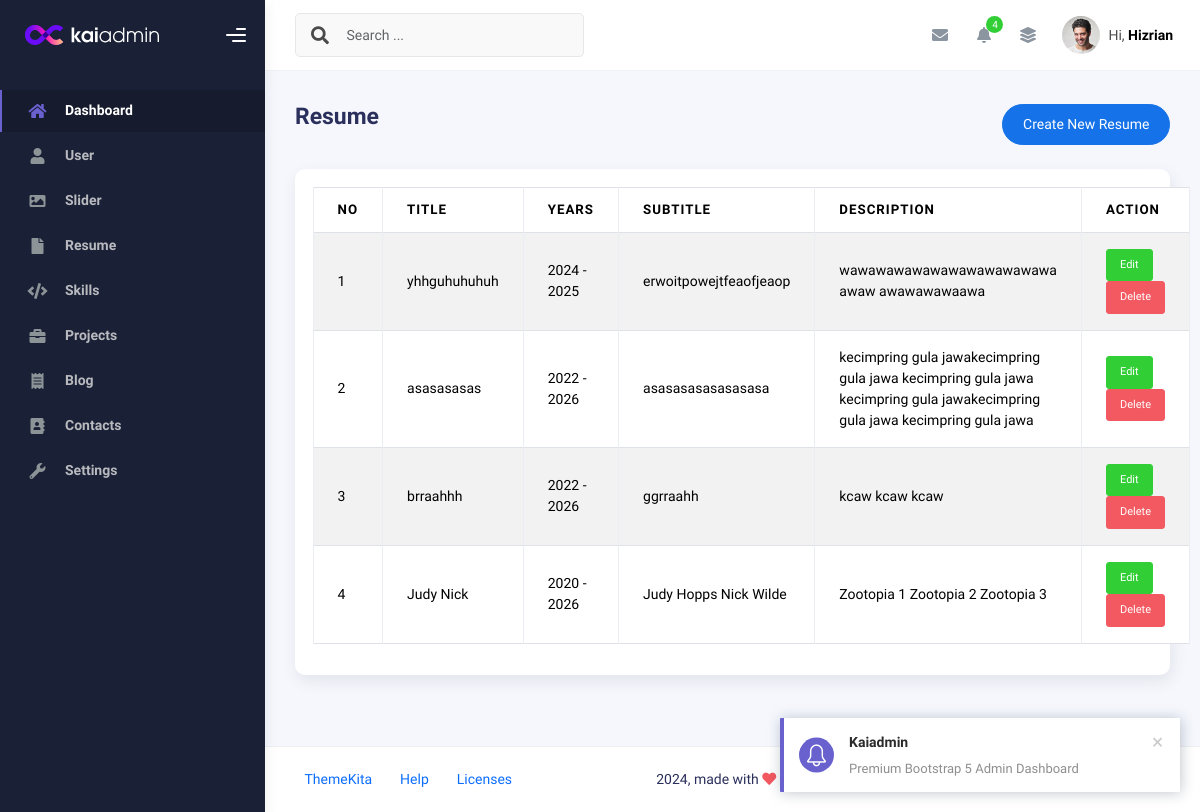
Page /admin/app.php?page=resume (signed in) on the earlier database version.
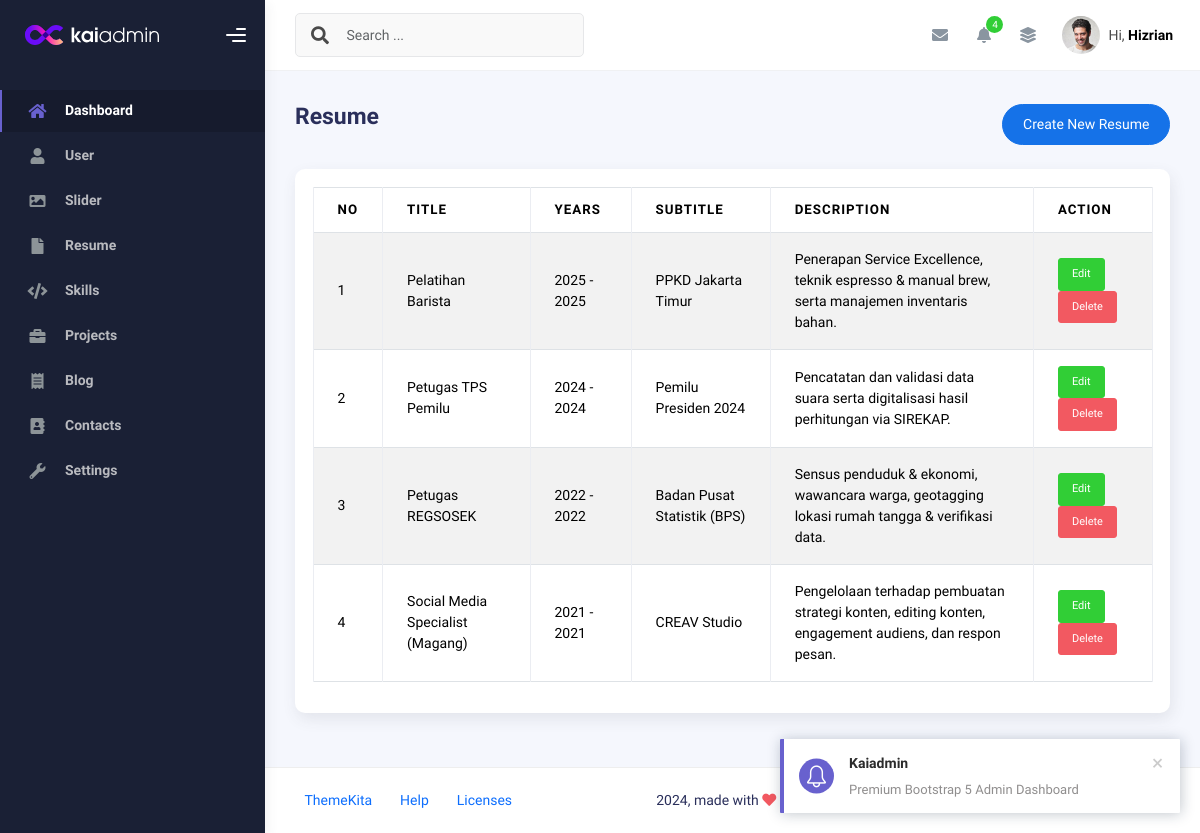
Same page on the later database version.
### tables this page shows
CREATE TABLE `resume` (
  `id` int(11) NOT NULL,
  `title` varchar(50) NOT NULL,
  `year_start` year(4) NOT NULL,
  `year_end` year(4) NOT NULL,
  `subtitle` varchar(50) NOT NULL,
  `description` text NOT NULL,
  `created_at` timestamp NOT NULL DEFAULT current_timestamp(),
  `updated_at` timestamp NULL DEFAULT NULL ON UPDATE current_timestamp()
);

### admin/resume.php (the view, shortened to what this page needs)
<?php
$query = mysqli_query($conn, "SELECT * FROM resume ORDER BY id DESC");
$rows = mysqli_fetch_all($query, MYSQLI_ASSOC);
?>
<div class="d-flex align-items-left align-items-md-center flex-column
            flex-md-row pt-2 pb-4">
  <div>
    <h3 class="fw-bold mb-3">Resume</h3>
  </div>
  <div class="ms-md-auto py-2 py-md-0">
    <a href="app.php?page=create-resume" class="btn btn-primary
              btn-round">Create New Resume</a>
  </div>
</div>
<div class="row">
  <div class="col-sm-6 col-md-12">
    <div class="card">
      <div class="card-body">
        <table class="table table-bordered table-striped">
          <thead>
            <tr>
              <th>No</th>
              <th>Title</th>
              <th>Years</th>
              <th>Subtitle</th>
              <th>Description</th>
              <th>Action</th>
            </tr>
          </thead>
          <tbody>
            <?php foreach ($rows as $index => $row): ?>
              <tr>
                <td><?php echo $index += 1 ?></td>
                <td><?php echo $row['title'] ?></td>
                <td><?php echo $row['year_start'] . " - " . $row['year_end'] ?></td>
                <td><?php echo $row['subtitle'] ?></td>
                <td><?php echo $row['description'] ?></td>
                <td>
                  <a class="btn btn-success btn-sm"
                    href="app.php?page=create-resume&edit=<?php echo $row['id'] ?>">Edit</a>
                  <a onclick="return confirm('Are you sure want to delete this data?')"
                    class="btn btn-danger btn-sm"
                    href="app.php?page=resume&delete=<?php echo $row['id'] ?>">Delete</a>
                </td>
              </tr>
            <?php endforeach ?>
          </tbody>
        </table>
      </div>
    </div>
  </div>
</div>

Differences in the rows shown:
changed resume: title "yhhguhuhuhuh" → "Pelatihan Barista"; year_start "2024" → "2025"; subtitle "erwoitpowejtfeaofjeaop" → "PPKD Jakarta Timur"; description "wawawawawawawawawawawawa awaw awawawawaawa" → "Penerapan Service Excellence, teknik espresso & manual brew, serta manajemen inventaris bahan."
changed resume: title "asasasasas" → "Petugas TPS Pemilu"; year_start "2022" → "2024"; year_end "2026" → "2024"; subtitle "asasasasasasasasa" → "Pemilu Presiden 2024"; description "kecimpring gula jawakecimpring gula jawa kecimpring gula jawa kecimpring gula jawakecimpring gula jawa kecimpring gula jawa" → "Pencatatan dan validasi data suara serta digitalisasi hasil perhitungan via SIREKAP."
changed resume: title "brraahhh" → "Petugas REGSOSEK"; year_end "2026" → "2022"; subtitle "ggrraahh" → "Badan Pusat Statistik (BPS)"; description "kcaw kcaw kcaw" → "Sensus penduduk & ekonomi, wawancara warga, geotagging lokasi rumah tangga & verifikasi data."
changed resume: title "Judy Nick" → "Social Media Specialist (Magang)"; year_start "2020" → "2021"; year_end "2026" → "2021"; subtitle "Judy Hopps Nick Wilde" → "CREAV Studio"; description "Zootopia 1 Zootopia 2 Zootopia 3" → "Pengelolaan terhadap pembuatan strategi konten, editing konten, engagement audiens, dan respon pesan."
